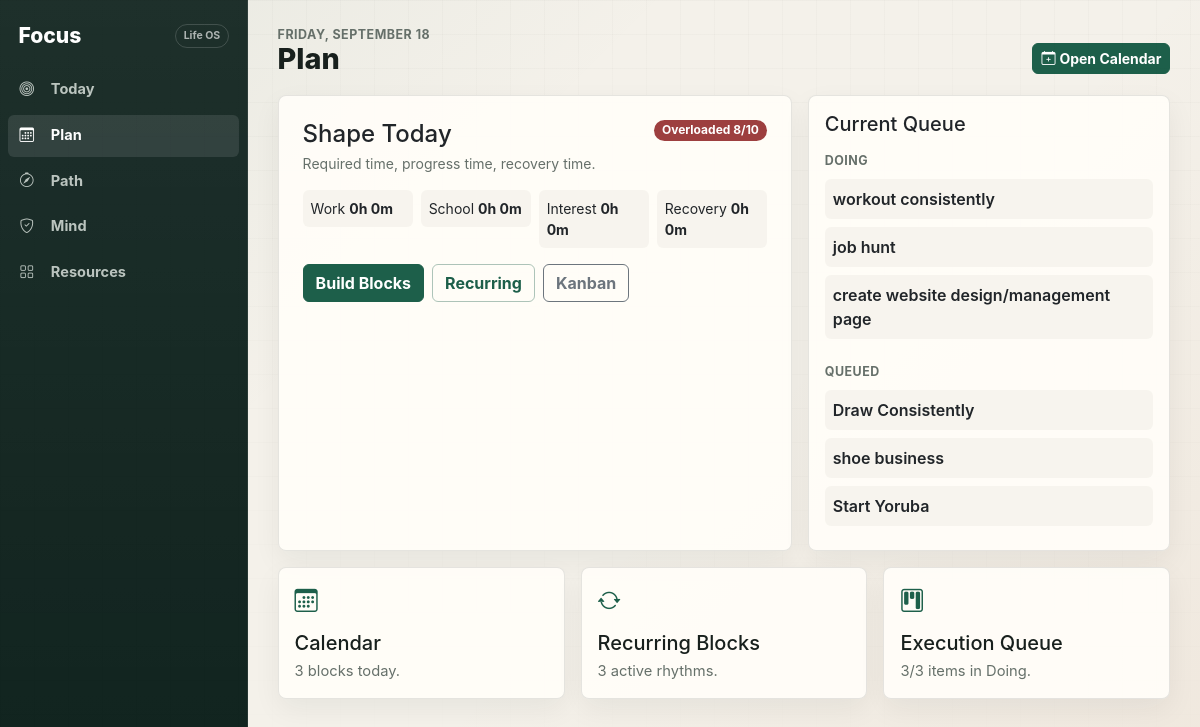
Screenshot of /plan with the database file from the repository.
### models.py (models this page shows)
class Goal(db.Model):
    __tablename__ = "goals"
    id = db.Column(db.String(36), primary_key=True, default=new_uuid)
    track_id = db.Column(db.String(36), db.ForeignKey("tracks.id"), nullable=True)
    checkpoint_id = db.Column(db.String(36), db.ForeignKey("checkpoints.id"), nullable=True)
    calendar_block_id = db.Column(db.String(36), db.ForeignKey("calendar_blocks.id"), nullable=True)
    title = db.Column(db.String(200), nullable=False)
    description = db.Column(db.Text, default="")
    status = db.Column(db.String(20), default="doing_next")  # doing_next, doing, done
    due_at = db.Column(db.DateTime, nullable=True)
    created_at = db.Column(db.DateTime, default=datetime.utcnow)
    checkpoint = db.relationship("Checkpoint", backref="goal", foreign_keys=[checkpoint_id])
    calendar_block = db.relationship("CalendarBlock", backref="goals")

### app.py (the view)
@app.route("/plan")
def plan_index():
    today = date.today()
    today_blocks = CalendarBlock.query.filter(
        db.func.date(CalendarBlock.starts_at) == today
    ).order_by(CalendarBlock.starts_at).all()
    load_today = load_snapshot(today)
    interests = Interest.query.filter_by(active=True).order_by(Interest.name).limit(6).all()
    doing = Goal.query.filter_by(status="doing").order_by(Goal.created_at).all()
    doing_next = Goal.query.filter_by(status="doing_next").order_by(Goal.created_at).limit(5).all()
    recurring_count = RecurringBlock.query.filter_by(active=True).count()
    return render_template("hubs/plan.html",
        today=today,
        today_blocks=today_blocks,
        load_today=load_today,
        interests=interests,
        doing=doing,
        doing_next=doing_next,
        recurring_count=recurring_count
    )

### app.py (called while the page is built)
def scheduled_minutes_by_category(day_value):
    blocks = CalendarBlock.query.filter(
        db.func.date(CalendarBlock.starts_at) == day_value
    ).all()
    totals = {key: 0 for key, _ in CALENDAR_CATEGORIES}
    for block in blocks:
        category = block.category or "other"
        if category not in totals:
            category = "other"
        totals[category] += int(block.duration_minutes)
    return totals

### models.py (called while the page is built)
    @property
    def duration_minutes(self):
        delta = self.ends_at - self.starts_at
        return max(delta.total_seconds() / 60, 1)

### templates/hubs/plan.html (shortened to what this page needs)
{% extends "base.html" %}
{% block content %}
<div class="focus-page-title">
  <div>
    <div class="focus-kicker">{{ today.strftime('%A, %B %d') }}</div>
    <h2 class="focus-display mb-0">Plan</h2>
  </div>
  <a href="{{ url_for('calendar_index') }}" class="btn btn-sm btn-primary">
    <i class="bi bi-calendar-plus me-1"></i>Open Calendar
  </a>
</div>
<div class="row g-3">
  <div class="col-12 col-xl-7">
    <div class="card p-4 h-100">
      <div class="d-flex justify-content-between align-items-start gap-2 mb-3">
        <div>
          <h4 class="mb-1">Shape Today</h4>
          <div class="text-muted small">Required time, progress time, recovery time.</div>
        </div>
        <span class="badge bg-{{ load_today.color }}">{{ load_today.label }} {{ load_today.pressure }}/10</span>
      </div>
      <div class="row g-2 mb-3">
        <div class="col-6 col-md-3"><div class="p-2 rounded bg-light small">Work <strong>{{ load_today.scheduled.work // 60 }}h {{ load_today.scheduled.work % 60 }}m</strong></div></div>
        <div class="col-6 col-md-3"><div class="p-2 rounded bg-light small">School <strong>{{ load_today.scheduled.school // 60 }}h {{ load_today.scheduled.school % 60 }}m</strong></div></div>
        <div class="col-6 col-md-3"><div class="p-2 rounded bg-light small">Interest <strong>{{ load_today.interest // 60 }}h {{ load_today.interest % 60 }}m</strong></div></div>
        <div class="col-6 col-md-3"><div class="p-2 rounded bg-light small">Recovery <strong>{{ load_today.recovery // 60 }}h {{ load_today.recovery % 60 }}m</strong></div></div>
      </div>
      <div class="d-flex gap-2 flex-wrap">
        <a href="{{ url_for('calendar_index') }}" class="btn btn-primary">Build Blocks</a>
        <a href="{{ url_for('recurring_index') }}" class="btn btn-outline-primary">Recurring</a>
        <a href="{{ url_for('kanban_index') }}" class="btn btn-outline-secondary">Kanban</a>
      </div>
    </div>
  </div>
  <div class="col-12 col-xl-5">
    <div class="card p-3 h-100">
      <h5 class="mb-3">Current Queue</h5>
      {% if doing %}
        <div class="focus-kicker mb-2">Doing</div>
        {% for goal in doing %}
          <div class="p-2 rounded bg-light mb-2">
            <div class="fw-semibold">{{ goal.title }}</div>
          </div>
        {% endfor %}
      {% endif %}
      {% if doing_next %}
        <div class="focus-kicker mb-2 mt-3">Queued</div>
        {% for goal in doing_next %}
          <div class="p-2 rounded bg-light mb-2">
            <div class="fw-semibold">{{ goal.title }}</div>
          </div>
        {% endfor %}
      {% elif not doing %}
        <p class="text-muted mb-0">No goal queue yet. Add one from Kanban or Tracks.</p>
      {% endif %}
    </div>
  </div>
  <div class="col-12 col-xl-4">
    <a href="{{ url_for('calendar_index') }}" class="hub-card card p-3 text-decoration-none h-100">
      <i class="bi bi-calendar3"></i>
      <h5>Calendar</h5>
      <p>{{ today_blocks|length }} block{{ today_blocks|length != 1 and 's' or '' }} today.</p>
    </a>
  </div>
  <div class="col-12 col-xl-4">
    <a href="{{ url_for('recurring_index') }}" class="hub-card card p-3 text-decoration-none h-100">
      <i class="bi bi-arrow-repeat"></i>
      <h5>Recurring Blocks</h5>
      <p>{{ recurring_count }} active rhythm{{ recurring_count != 1 and 's' or '' }}.</p>
    </a>
  </div>
  <div class="col-12 col-xl-4">
    <a href="{{ url_for('kanban_index') }}" class="hub-card card p-3 text-decoration-none h-100">
      <i class="bi bi-kanban"></i>
      <h5>Execution Queue</h5>
      <p>{{ doing|length }}/3 items in Doing.</p>
    </a>
  </div>
</div>
{% endblock %}

### static/focus.css (style rules this page uses)
:root { --bg: #f4f1ea; --surface: #fffdf8; --ink: #18201d; --muted: #66706a; --line: rgba(24, 32, 29, .11); --brand: #1d5f4a; --brand-2: #255f8f; --accent: #b56b37; --danger: #9d3f3f; --rail: #10231e; --shadow: 0 18px 44px rgba(23, 36, 31, .08); --shadow-soft: 0 10px 28px rgba(23, 36, 31, .06); --radius: 8px; --radius-sm: 6px; --desktop-rail: 248px; --mobile-nav-h: 68px; --font: Inter, ui-sans-serif, system-ui, -apple-system, BlinkMacSystemFont, "Segoe UI", sans-serif; }
*, *::before, *::after { box-sizing: border-box; }
html { min-height: 100%; }
body { min-height: 100vh; margin: 0; color: var(--ink); background: linear-gradient(135deg, rgba(29, 95, 74, .06), transparent 34%), linear-gradient(315deg, rgba(181, 107, 55, .07), transparent 42%), var(--bg); font-family: var(--font); overflow-x: hidden; -webkit-text-size-adjust: 100%; }
body::before { content: ""; position: fixed; inset: 0; pointer-events: none; background-image: linear-gradient(rgba(24, 32, 29, .028) 1px, transparent 1px), linear-gradient(90deg, rgba(24, 32, 29, .025) 1px, transparent 1px); background-size: 34px 34px; mask-image: linear-gradient(to bottom, rgba(0,0,0,.8), rgba(0,0,0,.08)); }
a { color: var(--brand); }
h1, h2, h3, h4, h5, h6 { letter-spacing: 0; }
.card { border: 1px solid var(--line); border-radius: var(--radius); background: rgba(255, 253, 248, .94); box-shadow: var(--shadow-soft); }
.bg-light { background-color: rgba(244, 241, 234, .72) !important; }
.text-muted { color: var(--muted) !important; }
.btn { border-radius: var(--radius-sm); font-weight: 650; letter-spacing: 0; }
.btn-primary, .bg-primary, .progress-bar { background-color: var(--brand) !important; border-color: var(--brand) !important; }
.btn-outline-primary { color: var(--brand); border-color: rgba(29, 95, 74, .36); }
.btn-danger, .bg-danger { background-color: var(--danger) !important; border-color: var(--danger) !important; }
.badge { border-radius: 999px; font-weight: 650; }
.focus-page-title { display: flex; align-items: end; justify-content: space-between; gap: 1rem; margin-bottom: 1.35rem; }
.focus-kicker { color: var(--muted); font-size: .78rem; font-weight: 700; letter-spacing: .04em; text-transform: uppercase; }
.focus-display { font-size: clamp(1.6rem, 2.4vw, 2.7rem); font-weight: 780; line-height: 1.02; }
.hub-card { color: var(--ink); }
.hub-card i { color: var(--brand); font-size: 1.45rem; margin-bottom: .75rem; }
.hub-card h5 { margin-bottom: .35rem; }
.hub-card p { color: var(--muted); margin-bottom: 0; font-size: .92rem; }
@media (min-width: 1200px) { body { height: 100vh; overflow: hidden; } }
@media (prefers-reduced-motion: no-preference) { .card, .btn, .nav-link, .form-control, .form-select { transition: background-color .16s ease, border-color .16s ease, box-shadow .16s ease, transform .16s ease, color .16s ease; } }

### rows the page displays
Goal: title "workout consistently"
Goal: title "job hunt"
Goal: title "create website design/management page"
Goal: title "Draw Consistently"
Goal: title "shoe business"
Goal: title "Start Yoruba"

### other values shown
{{ load_today.label }} "Overloaded"
{{ load_today.pressure }} "8"
{{ load_today.scheduled.work // 60 }} "0"
{{ load_today.scheduled.work % 60 }} "0"
{{ load_today.scheduled.school // 60 }} "0"
{{ load_today.scheduled.school % 60 }} "0"
{{ load_today.interest // 60 }} "0"
{{ load_today.interest % 60 }} "0"
{{ load_today.recovery // 60 }} "0"
{{ load_today.recovery % 60 }} "0"
{{ today_blocks|length }} "3"
{{ today_blocks|length != 1 and 's' or '' }} "s"
{{ recurring_count }} "3"
{{ recurring_count != 1 and 's' or '' }} "s"
{{ doing|length }} "3"
